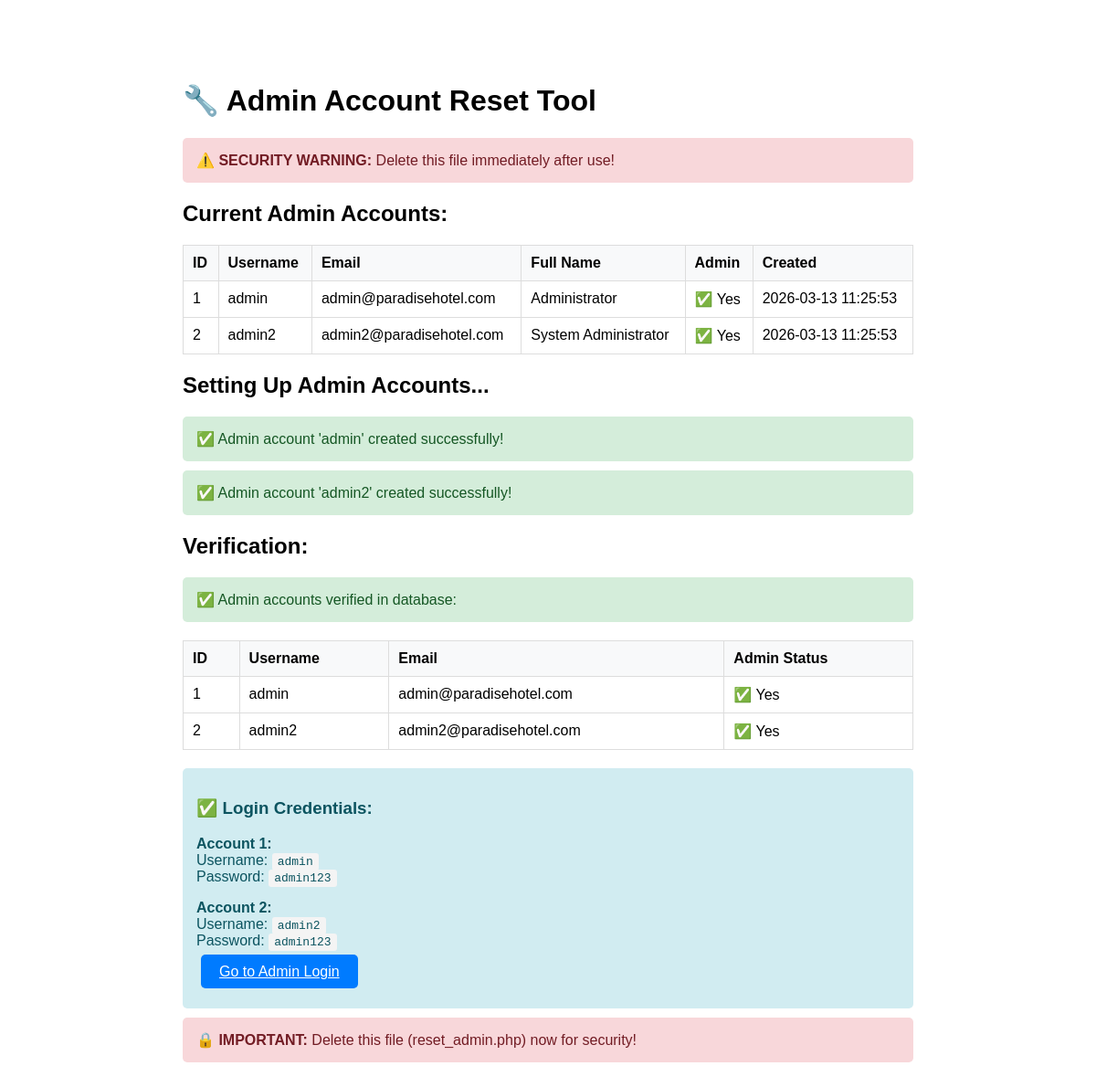
The app's page /reset_admin.php with its own data.
### tables this page shows
CREATE TABLE IF NOT EXISTS users (
    id INT(11) AUTO_INCREMENT PRIMARY KEY,
    username VARCHAR(50) UNIQUE NOT NULL,
    email VARCHAR(100) UNIQUE NOT NULL,
    password VARCHAR(255) NOT NULL,
    full_name VARCHAR(100) NOT NULL,
    phone VARCHAR(20),
    address TEXT,
    is_admin TINYINT(1) DEFAULT 0,
    email_verified TINYINT(1) DEFAULT 0,
    google_id VARCHAR(255),
    created_at TIMESTAMP DEFAULT CURRENT_TIMESTAMP
);

### reset_admin.php (the view, shortened to what this page needs)
<?php
echo "<!DOCTYPE html>
<html>
<head>
    <title>Admin Reset Tool</title>
    <style>
        body { font-family: Arial, sans-serif; max-width: 800px; margin: 50px auto; padding: 20px; }
        .success { background: #d4edda; color: #155724; padding: 15px; border-radius: 5px; margin: 10px 0; }
        .error { background: #f8d7da; color: #721c24; padding: 15px; border-radius: 5px; margin: 10px 0; }
        .info { background: #d1ecf1; color: #0c5460; padding: 15px; border-radius: 5px; margin: 10px 0; }
        .warning { background: #fff3cd; color: #856404; padding: 15px; border-radius: 5px; margin: 10px 0; }
        table { width: 100%; border-collapse: collapse; margin: 20px 0; }
        th, td { padding: 10px; border: 1px solid #ddd; text-align: left; }
        th { background: #f8f9fa; }
        .btn { background: #007bff; color: white; padding: 10px 20px; border: none; border-radius: 5px; cursor: pointer; margin: 5px; }
        .btn:hover { background: #0056b3; }
        code { background: #f4f4f4; padding: 2px 6px; border-radius: 3px; }
    </style>
</head>
<body>
    <h1>🔧 Admin Account Reset Tool</h1>
    <div class='error'><strong>⚠️ SECURITY WARNING:</strong> Delete this file immediately after use!</div>
";
try {
    $conn = getDBConnection();
    echo "<h2>Current Admin Accounts:</h2>";
    $result = $conn->query("SELECT id, username, email, full_name, is_admin, created_at FROM users WHERE is_admin = 1");
    if ($result && $result->num_rows > 0) {
        echo "<table>";
        echo "<tr><th>ID</th><th>Username</th><th>Email</th><th>Full Name</th><th>Admin</th><th>Created</th></tr>";
        while ($row = $result->fetch_assoc()) {
            echo "<tr>";
            echo "<td>" . htmlspecialchars($row['id']) . "</td>";
            echo "<td>" . htmlspecialchars($row['username']) . "</td>";
            echo "<td>" . htmlspecialchars($row['email']) . "</td>";
            echo "<td>" . htmlspecialchars($row['full_name']) . "</td>";
            echo "<td>" . ($row['is_admin'] ? '✅ Yes' : '❌ No') . "</td>";
            echo "<td>" . htmlspecialchars($row['created_at']) . "</td>";
            echo "</tr>";
        }
        echo "</table>";
    } else {
        echo "<div class='warning'>⚠️ No admin accounts found in database. Creating new ones...</div>";
    }
    echo "<h2>Setting Up Admin Accounts...</h2>";
    $hashedPassword = password_hash('admin123', PASSWORD_DEFAULT);
    $conn->query("DELETE FROM users WHERE username IN ('admin', 'admin2')");
    $stmt = $conn->prepare("INSERT INTO users (username, email, password, full_name, is_admin) VALUES (?, ?, ?, ?, 1)");
    $username = 'admin';
    $email = 'admin@paradisehotel.com';
    $fullname = 'Administrator';
    $stmt->bind_param("ssss", $username, $email, $hashedPassword, $fullname);
    if ($stmt->execute()) {
        echo "<div class='success'>✅ Admin account 'admin' created successfully!</div>";
    } else {
        echo "<div class='error'>❌ Failed to create admin account: " . htmlspecialchars($stmt->error) . "</div>";
    }
    $stmt = $conn->prepare("INSERT INTO users (username, email, password, full_name, is_admin) VALUES (?, ?, ?, ?, 1)");
    $username2 = 'admin2';
    $email2 = 'admin2@paradisehotel.com';
    $fullname2 = 'System Administrator';
    $stmt->bind_param("ssss", $username2, $email2, $hashedPassword, $fullname2);
    if ($stmt->execute()) {
        echo "<div class='success'>✅ Admin account 'admin2' created successfully!</div>";
    } else {
        echo "<div class='error'>❌ Failed to create admin2 account: " . htmlspecialchars($stmt->error) . "</div>";
    }
    echo "<h2>Verification:</h2>";
    $verify = $conn->query("SELECT id, username, email, is_admin FROM users WHERE is_admin = 1");
    if ($verify && $verify->num_rows > 0) {
        echo "<div class='success'>✅ Admin accounts verified in database:</div>";
        echo "<table>";
        echo "<tr><th>ID</th><th>Username</th><th>Email</th><th>Admin Status</th></tr>";
        while ($row = $verify->fetch_assoc()) {
            echo "<tr>";
            echo "<td>" . htmlspecialchars($row['id']) . "</td>";
            echo "<td>" . htmlspecialchars($row['username']) . "</td>";
            echo "<td>" . htmlspecialchars($row['email']) . "</td>";
            echo "<td>" . ($row['is_admin'] ? '✅ Yes' : '❌ No') . "</td>";
            echo "</tr>";
        }
        echo "</table>";
    }
    echo "<div class='info'>";
    echo "<h3>✅ Login Credentials:</h3>";
    echo "<p><strong>Account 1:</strong><br>";
    echo "Username: <code>admin</code><br>";
    echo "Password: <code>admin123</code></p>";
    echo "<p><strong>Account 2:</strong><br>";
    echo "Username: <code>admin2</code><br>";
    echo "Password: <code>admin123</code></p>";
    echo "<p><a href='admin/login.php' class='btn'>Go to Admin Login</a></p>";
    echo "</div>";
} catch (Exception $e) {
    echo "<div class='error'>❌ Error: " . htmlspecialchars($e->getMessage()) . "</div>";
}
echo "<div class='error'><strong>🔒 IMPORTANT:</strong> Delete this file (reset_admin.php) now for security!</div>";
echo "</body></html>";
?>

### reset_admin.php (style rules this page uses)
body { font-family: Arial, sans-serif; max-width: 800px; margin: 50px auto; padding: 20px; }
.success { background: #d4edda; color: #155724; padding: 15px; border-radius: 5px; margin: 10px 0; }
.error { background: #f8d7da; color: #721c24; padding: 15px; border-radius: 5px; margin: 10px 0; }
.info { background: #d1ecf1; color: #0c5460; padding: 15px; border-radius: 5px; margin: 10px 0; }
table { width: 100%; border-collapse: collapse; margin: 20px 0; }
th, td { padding: 10px; border: 1px solid #ddd; text-align: left; }
th { background: #f8f9fa; }
.btn { background: #007bff; color: white; padding: 10px 20px; border: none; border-radius: 5px; cursor: pointer; margin: 5px; }
code { background: #f4f4f4; padding: 2px 6px; border-radius: 3px; }

### records on screen
users: id "1", username "admin", email "admin@paradisehotel.com", full_name "Administrator", is_admin "✅ Yes", created_at "2026-03-13 11:25:53"
users: id "2", username "admin2", email "admin2@paradisehotel.com", full_name "System Administrator", is_admin "✅ Yes", created_at "2026-03-13 11:25:53"
